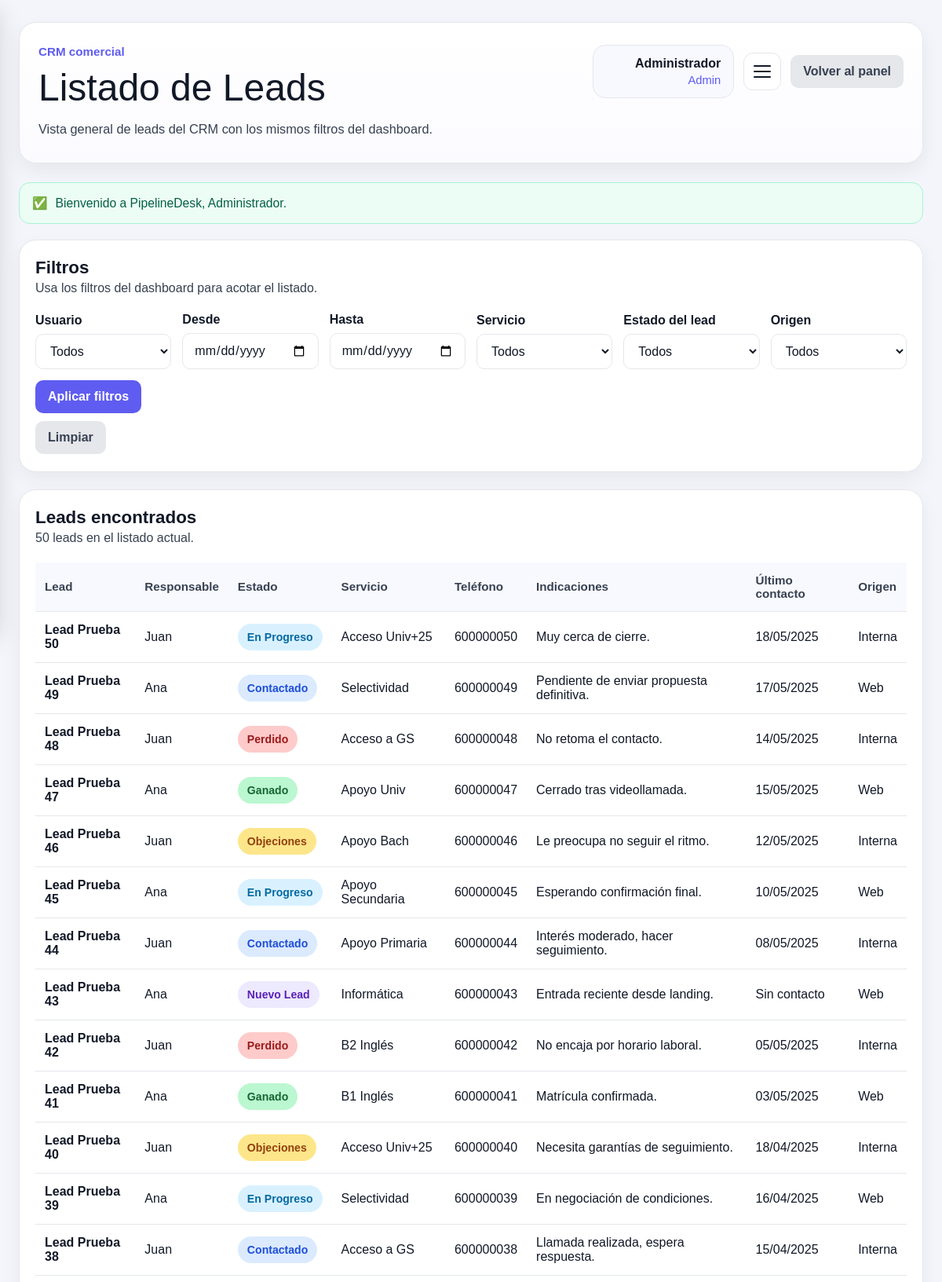
/leads/listado (signed in, upper part), run on the app's committed database.
### tables this page shows
CREATE TABLE IF NOT EXISTS usuarios (
    id INT UNSIGNED AUTO_INCREMENT PRIMARY KEY,
    nombre VARCHAR(100) NOT NULL,
    email VARCHAR(150) NOT NULL UNIQUE,
    password_hash VARCHAR(255) NOT NULL,
    rol ENUM('admin', 'ventas') NOT NULL DEFAULT 'ventas',
    activo TINYINT(1) NOT NULL DEFAULT 1,
    created_at DATETIME NOT NULL DEFAULT CURRENT_TIMESTAMP
);

CREATE TABLE IF NOT EXISTS leads (
    id INT UNSIGNED AUTO_INCREMENT PRIMARY KEY,
    lead_nombre VARCHAR(150) NOT NULL,
    estado ENUM('Nuevo Lead', 'Contactado', 'En Progreso', 'Objeciones', 'Ganado', 'Perdido')
        NOT NULL DEFAULT 'Nuevo Lead',
    responsable_id INT UNSIGNED NULL,
    servicios ENUM(
        'B1 Inglés',
        'B2 Inglés',
        'Informática',
        'Apoyo Primaria',
        'Apoyo Secundaria',
        'Apoyo Bach',
        'Apoyo Univ',
        'Acceso a GS',
        'Selectividad',
        'Acceso Univ+25'
    ) NOT NULL,
    indicaciones TEXT NULL,
    lead_score INT UNSIGNED NOT NULL DEFAULT 0,
    email VARCHAR(150) NULL,
    telefono VARCHAR(30) NULL,
    valor DECIMAL(10,2) NULL,
    ultimo_contacto DATETIME NULL,
    prioridad ENUM('Baja', 'Media', 'Alta') NOT NULL DEFAULT 'Media',
    origen ENUM('formulario_web', 'app_interna') NOT NULL,
    created_at DATETIME NOT NULL DEFAULT CURRENT_TIMESTAMP,
    updated_at DATETIME NOT NULL DEFAULT CURRENT_TIMESTAMP ON UPDATE CURRENT_TIMESTAMP,
    CONSTRAINT fk_leads_responsable
        FOREIGN KEY (responsable_id) REFERENCES usuarios(id)
        ON UPDATE CASCADE
        ON DELETE SET NULL
);

### app/controllers/Controller.php (called while the page is built, shortened)
<?php
abstract class Controller
{
    protected static function view(string $vista, array $datos = [])
    {
        extract($datos);
        require_once "../app/views/$vista.php";
    }
}

### app/controllers/LeadController.php (called while the page is built, shortened)
<?php
class LeadController extends Controller
{
    public static function mostrarListado(): void
    {
        $flash = SessionManager::getMensajeFlash();
        $usuario = SessionManager::get('usuario');
        $usuario = is_array($usuario) ? $usuario : [];
        $usuarioId = (int) ($usuario['id'] ?? 0);
        $esAdmin = (($usuario['rol'] ?? '') === 'admin');
        $lm = new LeadModel();
        $usuariosLista = $lm->getResponsables();
        $serviciosValidos = $lm->getServicios();
        $estadosValidos = $lm->getEstados();
        $filtros = [
            'usuario_id'  => $esAdmin ? (int) ($_GET['usuario_id'] ?? 0) : $usuarioId,
            'fecha_desde' => trim($_GET['fecha_desde'] ?? ''),
            'fecha_hasta' => trim($_GET['fecha_hasta'] ?? ''),
            'servicios'   => trim($_GET['servicios'] ?? ''),
            'estado'      => trim($_GET['estado'] ?? ''),
            'origen'      => trim($_GET['origen'] ?? '')
        ];
        $leadListados = $lm->getListadoFiltrado($usuarioId, $esAdmin, $filtros);
        self::view('home/listado_view', [
            'leadListados'   => is_array($leadListados) ? $leadListados : [],
            'filtros'        => is_array($filtros) ? $filtros : [],
            'usuariosLista'  => is_array($usuariosLista) ? $usuariosLista : [],
            'serviciosLista' => is_array($serviciosValidos) ? $serviciosValidos : [],
            'estadosLista'   => is_array($estadosValidos) ? $estadosValidos : [],
            'tituloPagina'   => 'PipelineDesk | Listado',
            'usuario'        => $usuario,
            'mensajeFlash'   => $flash['mensaje'] ?? null,
            'iconoFlash'     => $flash['icono'] ?? null,
            'claseFlash'     => $flash['clase'] ?? 'info'
        ]);
    }
}

### routes/web.php (called while the page is built, shortened)
<?php
Route::handleRoute();

### public/index.php (called while the page is built, shortened)
<?php
require_once "../routes/web.php";

### lib/Database.php (called while the page is built, shortened)
<?php
class Database
{
    private $conn;
    public function __construct()
    {
        $this->conn = new mysqli(BD_HOST, BD_USER, BD_PASS, BD_NAME);
        $this->conn->set_charset("utf8");
    }
    public function executeQuery($sql, $params = [])
    {
        $stmt = $this->conn->prepare($sql);
        $stmt->execute();
        $result = $stmt->get_result();
        $data = $result->fetch_all(MYSQLI_ASSOC);
        return $data;
    }
}

### app/models/LeadModel.php (called while the page is built, shortened)
<?php
class LeadModel
{
    private Database $db;
    public function __construct()
    {
        $this->db = new Database();
    }
    public function getResponsables(): array
    {
        $sql = "SELECT id, nombre, rol
                FROM usuarios
                WHERE activo = 1
                ORDER BY nombre ASC";
        return $this->db->executeQuery($sql, []);
    }
    private function buildLeadDashboardWhere(array $filtros, int $usuarioId, bool $esAdmin, string $alias = 'l'): array
    {
        $condiciones = [];
        $params = [];
        if ($esAdmin) {
            $usuarioFiltro = (int) ($filtros['usuario_id'] ?? 0);
        } else {
            $condiciones[] = $alias . ".responsable_id = ?";
            $params[] = $usuarioId;
        }
        $where = '';
        return [$where, $params];
    }
    public function getListadoFiltrado(int $usuarioId, bool $esAdmin, array $filtros = []): array
    {
        [$where, $params] = $this->buildLeadDashboardWhere($filtros, $usuarioId, $esAdmin, 'l');
        $sql = $this->getListadoSelectSql() . "
                $where
                ORDER BY l.created_at DESC, l.id DESC";
        return $this->db->executeQuery($sql, $params);
    }
    private function getListadoSelectSql(): string
    {
        return "SELECT
                    l.id,
                    l.lead_nombre,
                    l.estado,
                    l.responsable_id,
                    l.servicios,
                    l.indicaciones,
                    l.lead_score,
                    l.email,
                    l.telefono,
                    l.valor,
                    l.ultimo_contacto,
                    l.prioridad,
                    l.origen,
                    l.created_at,
                    l.updated_at,
                    u.nombre AS responsable_nombre
                FROM leads l
                LEFT JOIN usuarios u ON l.responsable_id = u.id";
    }
}

### lib/SessionManager.php (called while the page is built, shortened)
<?php
class SessionManager
{
    public static function get($clave)
    {
        return isset($_SESSION[$clave]) ? $_SESSION[$clave] : null;
    }
}

### app/views/home/listado_view.php (the view, shortened to what this page needs)
<?php
$__ctx = get_defined_vars();
$usuario = (isset($__ctx['usuario']) && is_array($__ctx['usuario'])) ? $__ctx['usuario'] : [];
$leadListados = (isset($__ctx['leadListados']) && is_array($__ctx['leadListados'])) ? $__ctx['leadListados'] : [];
$filtros = (isset($__ctx['filtros']) && is_array($__ctx['filtros'])) ? $__ctx['filtros'] : [];
$mensajeFlash = isset($__ctx['mensajeFlash']) ? $__ctx['mensajeFlash'] : null;
$iconoFlash = isset($__ctx['iconoFlash']) ? $__ctx['iconoFlash'] : null;
$claseFlash = isset($__ctx['claseFlash']) ? (string) $__ctx['claseFlash'] : 'info';
$nombreUsuario = (string) ($usuario['nombre'] ?? 'Usuario');
$rolUsuario = (string) ($usuario['rol'] ?? 'ventas');
$esAdmin = (($usuario['rol'] ?? '') === 'admin');
if (!function_exists('listado_fecha_es')) {
    function listado_fecha_es(?string $fecha): string
    {
        $timestamp = strtotime($fecha);
        return $timestamp ? date('d/m/Y', $timestamp) : (string) $fecha;
    }
}
if (!function_exists('listado_estado_class')) {
    function listado_estado_class(?string $estado): string
    {
        $estadoNormalizado = strtolower(trim((string) $estado));
        $estadoNormalizado = str_replace([' ', 'á', 'é', 'í', 'ó', 'ú'], ['-', 'a', 'e', 'i', 'o', 'u'], $estadoNormalizado);
        return match ($estadoNormalizado) {
            'nuevo-lead' => 'estado-nuevo',
            'contactado' => 'estado-contactado',
            'en-progreso' => 'estado-progreso',
            'objeciones' => 'estado-objeciones',
            'ganado' => 'estado-ganado',
            'perdido' => 'estado-perdido',
            default => 'estado-nuevo'
        };
    }
}
require_once APP_ROOT . '/app/views/layouts/header.php';
?>
<div class="panel listado-page" id="listadoApp">
    <main class="contenido listado-contenido">
        <header class="cabecera-listado">
            <div class="cabecera-listado-info">
                <p class="cabecera-etiqueta">CRM comercial</p>
                <h1>Listado de Leads</h1>
                <p class="cabecera-texto">
                    Vista general de leads del CRM con los mismos filtros del dashboard.
                </p>
            </div>
            <div class="cabecera-listado-acciones">
                <div class="usuario">
                    <span class="usuario-nombre"><?= htmlspecialchars($nombreUsuario) ?></span>
                    <span class="usuario-rol"><?= htmlspecialchars($rolUsuario) ?></span>
                </div>
                <button
                    type="button"
                    class="boton-menu"
                    id="botonMenu"
                    aria-controls="asidePanel"
                    aria-expanded="false"
                    aria-label="Abrir menú">
                    <span></span>
                    <span></span>
                    <span></span>
                </button>
                <a href="<?= BASE_URL . 'panel' ?>" class="boton boton-secundario">Volver al panel</a>
            </div>
        </header>
        <?php if (!empty($mensajeFlash)): ?>
            <div class="mensaje-flash mensaje-<?= htmlspecialchars($claseFlash) ?>" role="alert" aria-live="assertive">
                <?php if (!empty($iconoFlash)): ?>
                    <span class="icono-flash" aria-hidden="true"><?= htmlspecialchars((string) $iconoFlash) ?></span>
                <?php endif; ?>
                <span><?= htmlspecialchars((string) $mensajeFlash) ?></span>
            </div>
        <?php endif; ?>
        <section class="bloque-listado bloque-filtros-listado">
            <div class="bloque-listado-top">
                <div>
                    <h2>Filtros</h2>
                    <p>Usa los filtros del dashboard para acotar el listado.</p>
                </div>
            </div>
            <form action="<?= BASE_URL . 'leads/listado' ?>" method="GET" class="form-filtros">
                <?php if ($esAdmin): ?>
                    <div class="campo">
                        <label for="usuario_id">Usuario</label>
                        <select id="usuario_id" name="usuario_id">
                            <option value="0">Todos</option>
                        </select>
                    </div>
                <?php endif; ?>
                <div class="campo">
                    <label for="fecha_desde">Desde</label>
                    <input type="date" id="fecha_desde" name="fecha_desde" value="<?= htmlspecialchars((string) ($filtros['fecha_desde'] ?? '')) ?>">
                </div>
                <div class="campo">
                    <label for="fecha_hasta">Hasta</label>
                    <input type="date" id="fecha_hasta" name="fecha_hasta" value="<?= htmlspecialchars((string) ($filtros['fecha_hasta'] ?? '')) ?>">
                </div>
                <div class="campo">
                    <label for="servicios">Servicio</label>
                    <select id="servicios" name="servicios">
                        <option value="">Todos</option>
                    </select>
                </div>
                <div class="campo">
                    <label for="estado">Estado del lead</label>
                    <select id="estado" name="estado">
                        <option value="">Todos</option>
                    </select>
                </div>
                <div class="campo">
                    <label for="origen">Origen</label>
                    <select id="origen" name="origen">
                        <option value="">Todos</option>
                    </select>
                </div>
                <div class="acciones-filtros">
                    <button type="submit" class="boton boton-principal">Aplicar filtros</button>
                    <a href="<?= BASE_URL . 'leads/listado' ?>" class="boton boton-volver">Limpiar</a>
                </div>
            </form>
        </section>
        <section class="bloque-listado bloque-tabla-listado">
            <div class="bloque-listado-top">
                <div>
                    <h2>Leads encontrados</h2>
                    <p><?= count($leadListados) ?> lead<?= count($leadListados) === 1 ? '' : 's' ?> en el listado actual.</p>
                </div>
            </div>
            <div class="tabla-listado-wrap">
                <table class="tabla-listado">
                    <thead>
                        <tr>
                            <th>Lead</th>
                            <th>Responsable</th>
                            <th>Estado</th>
                            <th>Servicio</th>
                            <th>Teléfono</th>
                            <th>Indicaciones</th>
                            <th>Último contacto</th>
                            <th>Origen</th>
                        </tr>
                    </thead>
                    <tbody>
                        <?php if (empty($leadListados)): ?>
                            <tr>
                                <td colspan="8" class="tabla-vacia">No hay leads para los filtros seleccionados.</td>
                            </tr>
                        <?php else: ?>
                            <?php foreach ($leadListados as $lead): ?>
                                <tr>
                                    <td class="celda-lead">
                                        <a href="<?= BASE_URL . 'leads/' . (int) ($lead['id'] ?? 0) ?>" class="enlace-lead">
                                            <?= htmlspecialchars((string) ($lead['lead_nombre'] ?? '')) ?>
                                        </a>
                                    </td>
                                    <td><?= htmlspecialchars((string) ($lead['responsable_nombre'] ?? 'Sin asignar')) ?></td>
                                    <td>
                                        <span class="estado-chip <?= htmlspecialchars(listado_estado_class((string) ($lead['estado'] ?? ''))) ?>">
                                            <?= htmlspecialchars((string) ($lead['estado'] ?? '')) ?>
                                        </span>
                                    </td>
                                    <td><?= htmlspecialchars((string) ($lead['servicios'] ?? '')) ?></td>
                                    <td><?= htmlspecialchars((string) ($lead['telefono'] ?? '')) ?></td>
                                    <td><?= htmlspecialchars((string) ($lead['indicaciones'] ?? '')) ?></td>
                                    <td><?= !empty($lead['ultimo_contacto']) ? htmlspecialchars(listado_fecha_es((string) $lead['ultimo_contacto'])) : 'Sin contacto' ?></td>
                                    <td><?= (($lead['origen'] ?? '') === 'formulario_web') ? 'Web' : 'Interna' ?></td>
                                </tr>
                            <?php endforeach; ?>
                        <?php endif; ?>
                    </tbody>
                </table>
            </div>
        </section>
    </main>
</div>
<?php require_once APP_ROOT . '/app/views/layouts/footer.php'; ?>

### data on the page
usuarios: nombre "Administrador", rol "Admin"
leads: lead_nombre "Lead Prueba 50", responsable.nombre "Juan", estado "En Progreso", servicios "Acceso Univ+25", telefono "600000050", indicaciones "Muy cerca de cierre.", ultimo_contacto "18/05/2025", origen "Interna"
leads: lead_nombre "Lead Prueba 49", responsable.nombre "Ana", estado "Contactado", servicios "Selectividad", telefono "600000049", indicaciones "Pendiente de enviar propuesta definitiva.", ultimo_contacto "17/05/2025", origen "Web"
leads: lead_nombre "Lead Prueba 48", responsable.nombre "Juan", estado "Perdido", servicios "Acceso a GS", telefono "600000048", indicaciones "No retoma el contacto.", ultimo_contacto "14/05/2025", origen "Interna"
leads: lead_nombre "Lead Prueba 47", responsable.nombre "Ana", estado "Ganado", servicios "Apoyo Univ", telefono "600000047", indicaciones "Cerrado tras videollamada.", ultimo_contacto "15/05/2025", origen "Web"
leads: lead_nombre "Lead Prueba 46", responsable.nombre "Juan", estado "Objeciones", servicios "Apoyo Bach", telefono "600000046", indicaciones "Le preocupa no seguir el ritmo.", ultimo_contacto "12/05/2025", origen "Interna"
leads: lead_nombre "Lead Prueba 45", responsable.nombre "Ana", estado "En Progreso", servicios "Apoyo Secundaria", telefono "600000045", indicaciones "Esperando confirmación final.", ultimo_contacto "10/05/2025", origen "Web"
leads: lead_nombre "Lead Prueba 44", responsable.nombre "Juan", estado "Contactado", servicios "Apoyo Primaria", telefono "600000044", indicaciones "Interés moderado, hacer seguimiento.", ultimo_contacto "08/05/2025", origen "Interna"
leads: lead_nombre "Lead Prueba 43", responsable.nombre "Ana", estado "Nuevo Lead", servicios "Informática", telefono "600000043", indicaciones "Entrada reciente desde landing.", shows "Sin contacto", origen "Web"
leads: lead_nombre "Lead Prueba 42", responsable.nombre "Juan", estado "Perdido", servicios "B2 Inglés", telefono "600000042", indicaciones "No encaja por horario laboral.", ultimo_contacto "05/05/2025", origen "Interna"
leads: lead_nombre "Lead Prueba 41", responsable.nombre "Ana", estado "Ganado", servicios "B1 Inglés", telefono "600000041", indicaciones "Matrícula confirmada.", ultimo_contacto "03/05/2025", origen "Web"
leads: lead_nombre "Lead Prueba 40", responsable.nombre "Juan", estado "Objeciones", servicios "Acceso Univ+25", telefono "600000040", indicaciones "Necesita garantías de seguimiento.", ultimo_contacto "18/04/2025", origen "Interna"
leads: lead_nombre "Lead Prueba 39", responsable.nombre "Ana", estado "En Progreso", servicios "Selectividad", telefono "600000039", indicaciones "En negociación de condiciones.", ultimo_contacto "16/04/2025", origen "Web"
leads: lead_nombre "Lead Prueba 38", responsable.nombre "Juan", estado "Contactado", servicios "Acceso a GS", telefono "600000038", indicaciones "Llamada realizada, espera respuesta.", ultimo_contacto "15/04/2025", origen "Interna"

### other printed values
$iconoFlash "✅"
$mensajeFlash "Bienvenido a PipelineDesk, Administrador."
count($leadListados) "50"
